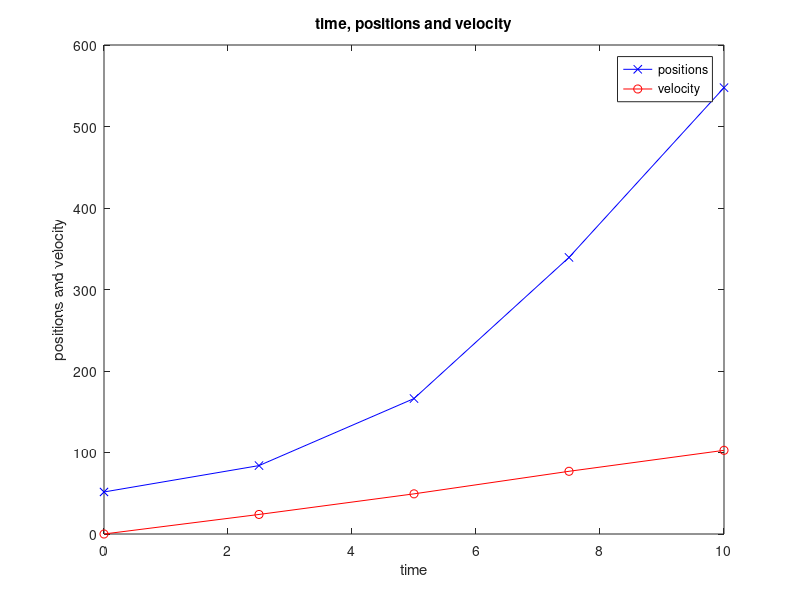

Recreate this plot in MATLAB.
A=load('measures_mua.txt','-ascii');
t=linspace(0,10,5)';
x=A(:,1);
v=A(:,2);
plot(t,x,'b-x',t,v,'r-o');

title('time, positions and velocity');
legend('positions','velocity');
xlabel('time');
ylabel('positions and velocity');